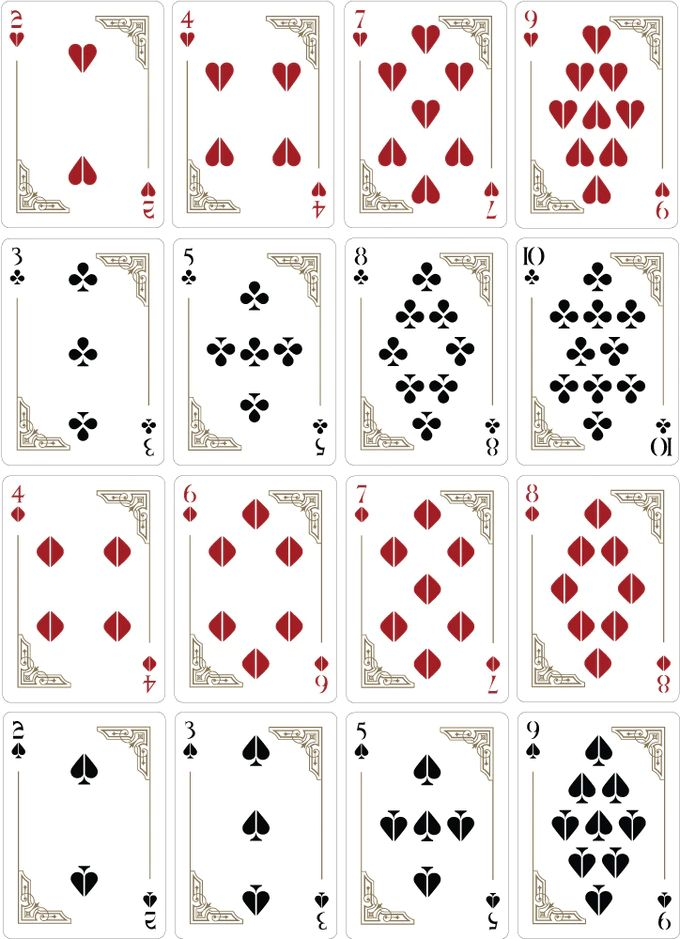
#> input picture img/poker.jpg, 680 x 939 px
$ python 07.opencv_match.py
#> lines starting #> are read from the running program, lines starting #| are printed output that depends on the picture; after the words box and inside, x2 and y2 are one past the last pixel; in counts of white or black regions, pixels touching at a corner belong together
# 匹配poker上的图案
import cv2
import numpy as np

image = cv2.imread("../img/poker.jpg")
#> image is the input picture: shape (939, 680, 3); mean B, G, R 230.9, 231.8, 237.1
gray=cv2.cvtColor(image,cv2.COLOR_BGR2GRAY)     # 转为灰度图
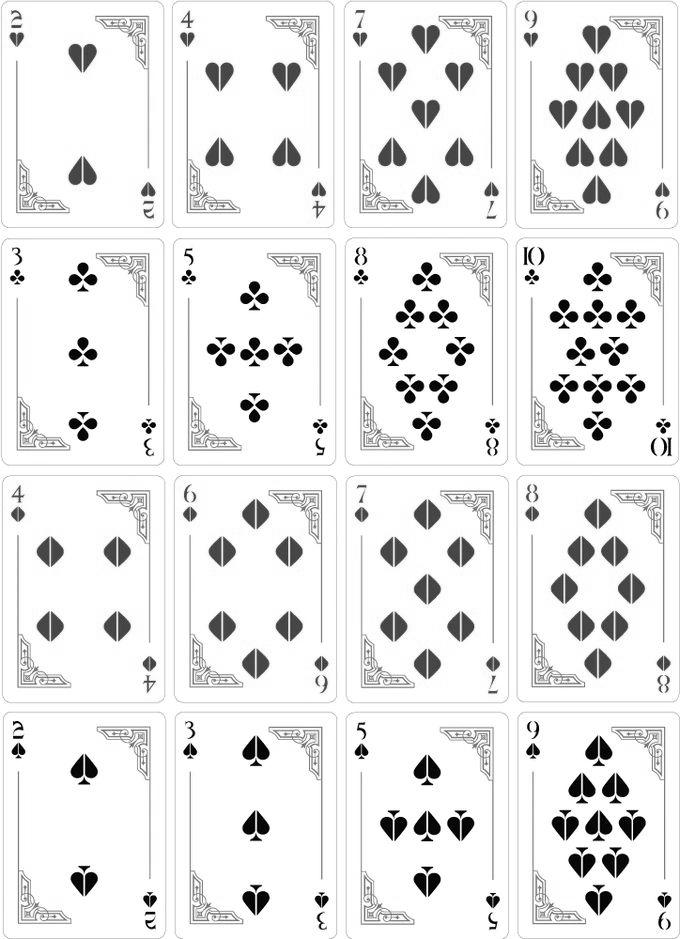
#> gray: shape (939, 680); min 0, max 255, mean 233.3
template = gray[810:850,240:280]    # 横行和纵列刚好包含一个菱形
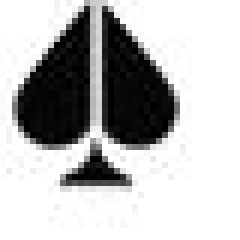
#> template: shape (40, 40) (shown 6 times larger); min 0, max 255, mean 186.2

# 1.存入待检测图像gray，模版template，使用标准相关匹配算法
# 标准相关匹配算法：将待检测图像和模版各自标准化，再来计算匹配度，这样可以保证匹配结果不受光照强度的影响
match = cv2.matchTemplate(gray,template,cv2.TM_CCOEFF_NORMED)
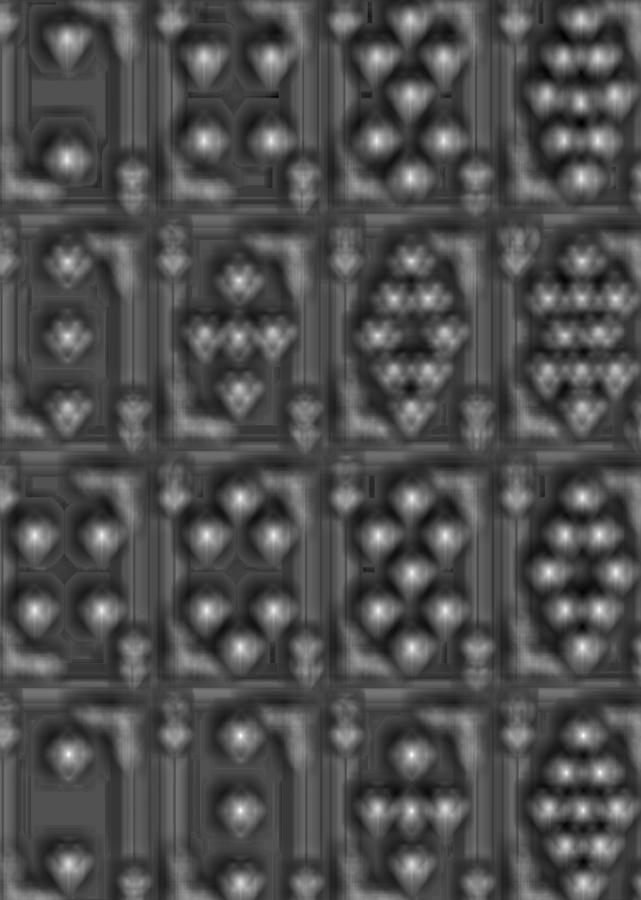
#> match: shape (900, 641) float32; min -0.473, max 1, mean -0.017; drawn with min black and max white

# 2.找出匹配系数>0.9的匹配点：np.where(match>=0.9)，返回满足条件的坐标
# np.where(match>=0.9，1，0)，满足条件返回1，不满足条件返回0
locations= np.where(match>=0.9)
#> locations = 29 positions, rows 734 to 811, columns 68 to 600

# 3.求出模版图案的长宽
# img.shape[ : 2] 表示取彩色图片的长、宽。
# img.shape[ : 3] 则表示取彩色图片的长、宽、通道。
# 在矩阵中，[0]就表示行数，[1]则表示列数。
# 使用切片的具体范围，从索引0到索引2（不包括2），返回一个包含高度和宽度的元组。
# 例如，如果 image.shape 是 (height, width, channels)，则 image.shape[0:2] 返回 (height, width)
w,h=image.shape[0:2]
#> w = 939; h = 680

# 4.作图
# 循环遍历每个匹配点
# list[::-1]返回倒序原序列 startIndex,endIndex,step
# startIndex:最小为0可以为空；endIndex 最大为长度，可以为空；step：默认为1步长，-1位倒序
# *：接收任意数量的参数，并返回元组(元组不可变)
for p in zip(*locations[::-1]):
    x1, y1 = p[0], p[1]
    x2, y2 = x1+w,y1+h
    cv2.rectangle(image,(x1,y1),(x2,y2),(0,255,0),2)
#> this loop made 29 passes
#> (x1, y1, x2, y2) on passes 1 to 12: (240, 734, 1179, 1414), (583, 734, 1522, 1414), (239, 735, 1178, 1415), (240, 735, 1179, 1415), (582, 735, 1521, 1415), (583, 735, 1522, 1415), (240, 736, 1179, 1416), (583, 736, 1522, 1416), (68, 753, 1007, 1433), (69, 753, 1008, 1433), (68, 754, 1007, 1434), (69, 754, 1008, 1434)
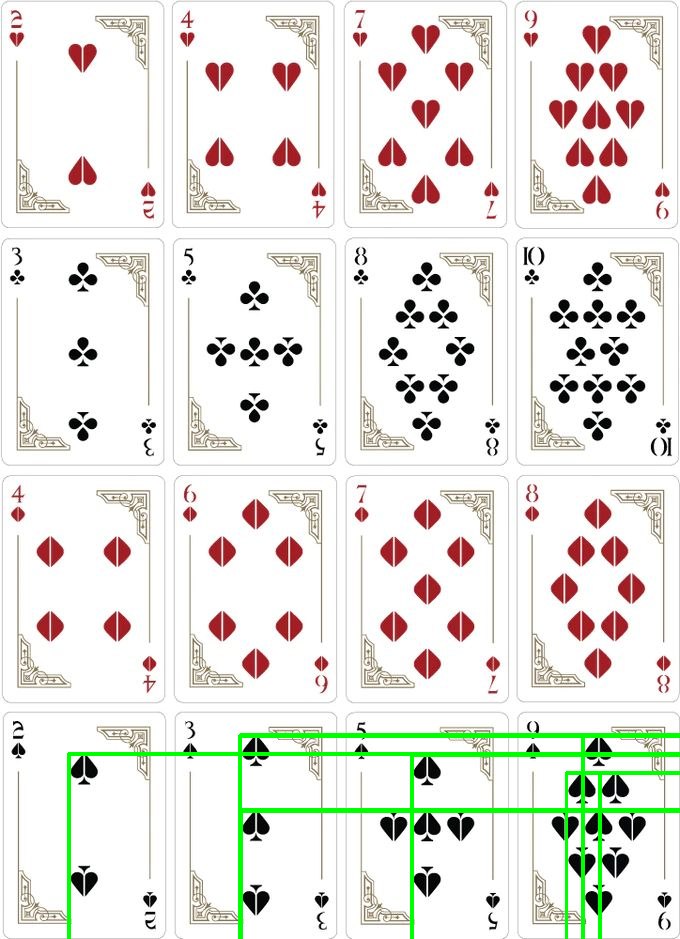
#> image: shape (939, 680, 3); 1.85% of pixels changed, all inside (x1, y1, x2, y2) = (67, 733, 680, 939)

print(gray.shape)
#| (939, 680)
# cv2.imshow("template",template)

cv2.imshow("image",image)
cv2.waitKey()
